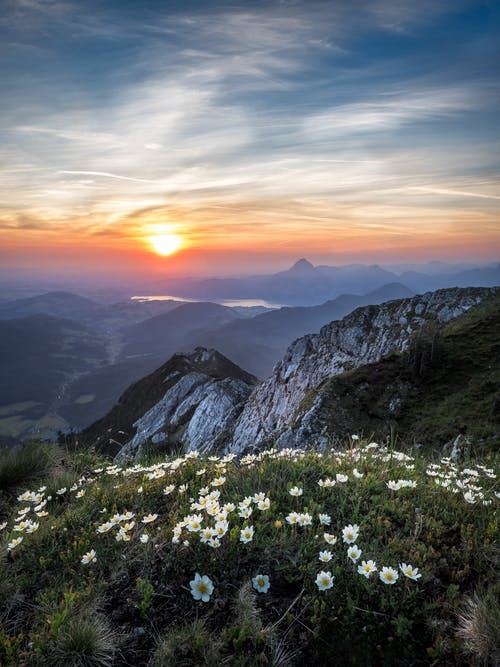
#> input picture sun.jpeg, 500 x 667 px
$ python colorTh.py
#> lines starting #> are read from the running program, lines starting #| are printed output that depends on the picture; after the words box and inside, x2 and y2 are one past the last pixel; in counts of white or black regions, pixels touching at a corner belong together; long printed decimals are rounded
import numpy as np
import matplotlib.pyplot as plt
import matplotlib.image as mpimg

# Read the image
image_path = 'sun.jpeg'
image = mpimg.imread(image_path)
#> image is the input picture: shape (667, 500, 3); mean R, G, B 101.6, 102.9, 105

# Calculate the brightness level for each pixel
brightness = np.dot(image[:, :, :], [0.21, 0.72, 0.07])
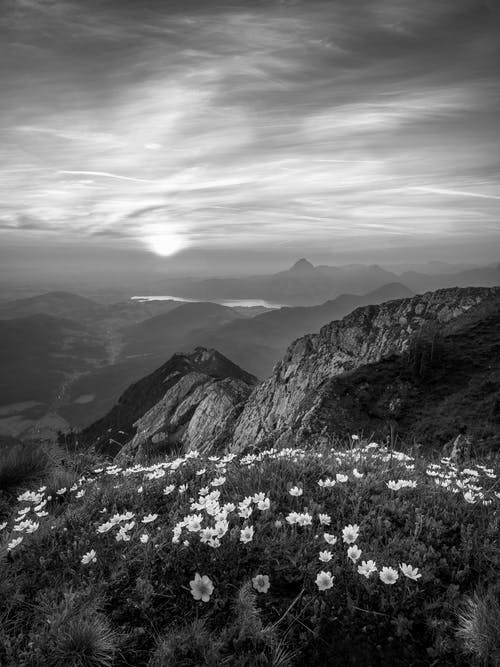
#> brightness: shape (667, 500) float64; min 0, max 255, mean 102.8
brightness/=3
# Define the brightness threshold
threshold = 30

# Create a mask for pixels above and below the threshold
above_threshold = brightness > threshold
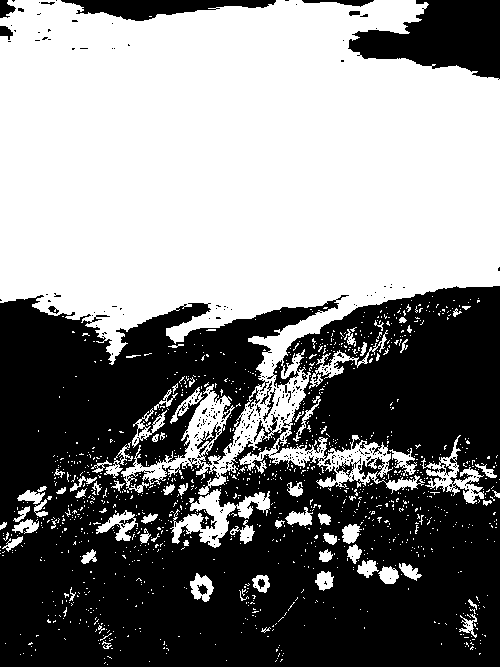
#> above_threshold: shape (667, 500) bool; 51.1% white; 292 black regions (276 under 20 px), largest, box (x1, y1, x2, y2) and area: (0, 286, 500, 667) 151151, (348, 0, 500, 80) 7527, (61, 0, 276, 21) 2433
below_threshold = brightness <= threshold


# Set pixels above the threshold to black (0) and below to white (1)
bw_image = np.where(above_threshold, 1, 0)

# Define a function to calculate the pixel types
def calculate(image_path, threshold):
    # Open the image
#> called with image_path = 'sun.jpeg', threshold = (160, 160, 160)
    image = plt.imread(image_path)

    # Get the image dimensions
    height, width, _ = image.shape
#> height = 667; width = 500

    # Initialize counters for typeA and typeB pixels
    typeA_count = 0
    typeB_count = 0

    # Iterate through each pixel
    for y in range(height):
        for x in range(width):
            # Get the RGB values of the pixel
            r, g, b = image[y, x]

            # Compare RGB values with the threshold
            if r > threshold[0] and g > threshold[1] and b > threshold[2]:
                typeA_count += 1
            else:
                typeB_count += 1
#> after the loop, typeA_count = 55677; typeB_count = 277823

    # Calculate the percentages
    total_pixels = width * height
#> total_pixels = 333500
    typeA_percentage = (typeA_count / total_pixels) * 100
#> typeA_percentage = 16.69
    typeB_percentage = (typeB_count / total_pixels) * 100
#> typeB_percentage = 83.31

    return typeA_percentage, typeB_percentage

# Set the threshold
threshold = (160, 160, 160)

# Calculate the pixel types
typeA_percentage, typeB_percentage = calculate(image_path, threshold)
#> typeA_percentage = 16.69; typeB_percentage = 83.31

print(f"Type A pixels: {typeA_percentage}%")
#| Type A pixels: 16.695%
print(f"Type B pixels: {typeB_percentage}%")
#| Type B pixels: 83.305%

fig, axes = plt.subplots(1, 2, figsize=(10, 5))

# Display the first image in the first subplot
axes[0].imshow(image)
axes[0].set_title('Image 1')

# Display the second image in the second subplot
axes[1].imshow(bw_image,cmap="gray")
axes[1].set_title('Image 2')

plt.tight_layout()
plt.show()
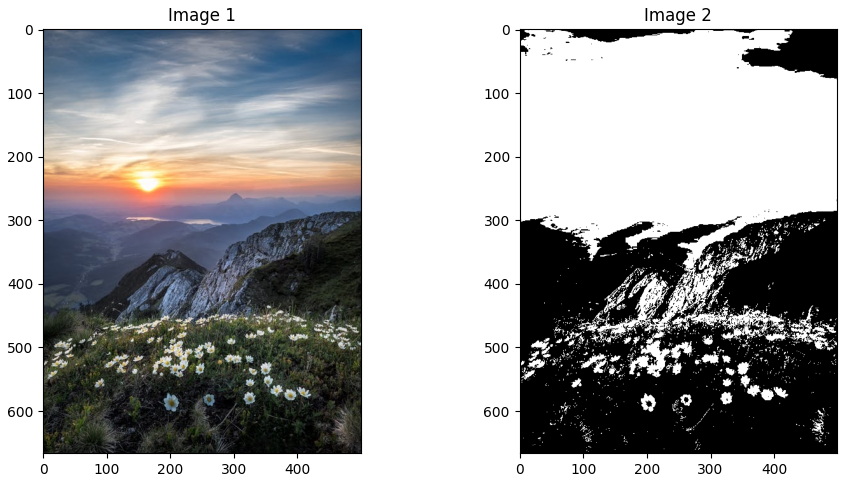
#> figure drawn by matplotlib, 2 panels
